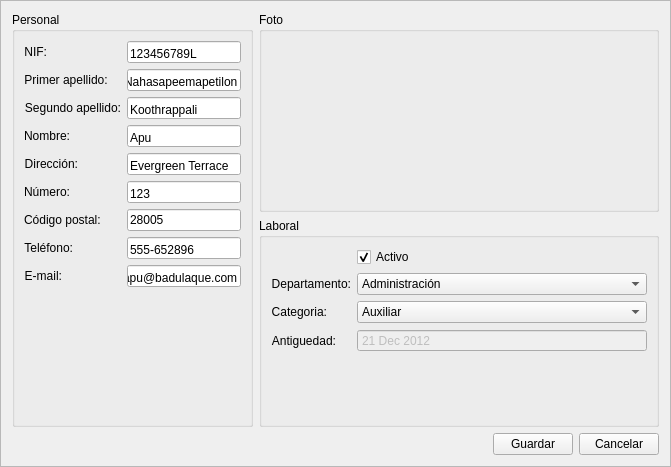
<?xml version="1.0" encoding="UTF-8"?>
<ui version="4.0">
 <class>FEditaEmpleado</class>
 <widget class="QFrame" name="FEditaEmpleado">
  <property name="geometry">
   <rect>
    <x>0</x>
    <y>0</y>
    <width>671</width>
    <height>467</height>
   </rect>
  </property>
  <property name="windowTitle">
   <string>Frame</string>
  </property>
  <property name="frameShape">
   <enum>QFrame::StyledPanel</enum>
  </property>
  <property name="frameShadow">
   <enum>QFrame::Raised</enum>
  </property>
  <layout class="QVBoxLayout" name="verticalLayout_2">
   <item>
    <layout class="QHBoxLayout" name="horizontalLayout_2">
     <item>
      <widget class="QGroupBox" name="groupBox_2">
       <property name="title">
        <string>Personal</string>
       </property>
       <layout class="QFormLayout" name="formLayout">
        <item row="0" column="0">
         <widget class="QLabel" name="label_5">
          <property name="text">
           <string>NIF:</string>
          </property>
          <property name="alignment">
           <set>Qt::AlignRight|Qt::AlignTrailing|Qt::AlignVCenter</set>
          </property>
         </widget>
        </item>
        <item row="0" column="1">
         <widget class="QLineEdit" name="lineEdit_3">
          <property name="text">
           <string>123456789L</string>
          </property>
          <property name="alignment">
           <set>Qt::AlignBottom|Qt::AlignJustify</set>
          </property>
         </widget>
        </item>
        <item row="3" column="0">
         <widget class="QLabel" name="label_4">
          <property name="text">
           <string>Primer apellido: </string>
          </property>
          <property name="alignment">
           <set>Qt::AlignRight|Qt::AlignTrailing|Qt::AlignVCenter</set>
          </property>
         </widget>
        </item>
        <item row="3" column="1">
         <widget class="QLineEdit" name="lineEdit_4">
          <property name="text">
           <string>Nahasapeemapetilon</string>
          </property>
          <property name="alignment">
           <set>Qt::AlignBottom|Qt::AlignJustify</set>
          </property>
         </widget>
        </item>
        <item row="6" column="0">
         <widget class="QLabel" name="label_3">
          <property name="text">
           <string>Segundo apellido:</string>
          </property>
          <property name="alignment">
           <set>Qt::AlignRight|Qt::AlignTrailing|Qt::AlignVCenter</set>
          </property>
         </widget>
        </item>
        <item row="6" column="1">
         <widget class="QLineEdit" name="lineEdit">
          <property name="text">
           <string>Koothrappali</string>
          </property>
          <property name="alignment">
           <set>Qt::AlignBottom|Qt::AlignJustify</set>
          </property>
         </widget>
        </item>
        <item row="9" column="0">
         <widget class="QLabel" name="label">
          <property name="text">
           <string>Nombre:</string>
          </property>
          <property name="alignment">
           <set>Qt::AlignRight|Qt::AlignTrailing|Qt::AlignVCenter</set>
          </property>
         </widget>
        </item>
        <item row="9" column="1">
         <widget class="QLineEdit" name="lineEdit_5">
          <property name="text">
           <string>Apu</string>
          </property>
          <property name="alignment">
           <set>Qt::AlignBottom|Qt::AlignJustify</set>
          </property>
         </widget>
        </item>
        <item row="12" column="0">
         <widget class="QLabel" name="label_2">
          <property name="layoutDirection">
           <enum>Qt::RightToLeft</enum>
          </property>
          <property name="text">
           <string>Dirección:</string>
          </property>
          <property name="alignment">
           <set>Qt::AlignRight|Qt::AlignTrailing|Qt::AlignVCenter</set>
          </property>
         </widget>
        </item>
        <item row="12" column="1">
         <widget class="QLineEdit" name="lineEdit_2">
          <property name="text">
           <string>Evergreen Terrace</string>
          </property>
          <property name="alignment">
           <set>Qt::AlignBottom|Qt::AlignJustify</set>
          </property>
         </widget>
        </item>
        <item row="15" column="0">
         <widget class="QLabel" name="label_6">
          <property name="text">
           <string>Número:</string>
          </property>
          <property name="alignment">
           <set>Qt::AlignRight|Qt::AlignTrailing|Qt::AlignVCenter</set>
          </property>
         </widget>
        </item>
        <item row="15" column="1">
         <widget class="QLineEdit" name="lineEdit_6">
          <property name="text">
           <string>123</string>
          </property>
          <property name="alignment">
           <set>Qt::AlignBottom|Qt::AlignJustify</set>
          </property>
         </widget>
        </item>
        <item row="17" column="1">
         <widget class="QLineEdit" name="lineEdit_7">
          <property name="text">
           <string>28005</string>
          </property>
         </widget>
        </item>
        <item row="18" column="0">
         <widget class="QLabel" name="label_8">
          <property name="text">
           <string>Teléfono:</string>
          </property>
          <property name="alignment">
           <set>Qt::AlignRight|Qt::AlignTrailing|Qt::AlignVCenter</set>
          </property>
         </widget>
        </item>
        <item row="18" column="1">
         <widget class="QLineEdit" name="lineEdit_8">
          <property name="text">
           <string>555-652896</string>
          </property>
          <property name="alignment">
           <set>Qt::AlignBottom|Qt::AlignJustify</set>
          </property>
         </widget>
        </item>
        <item row="21" column="0">
         <widget class="QLabel" name="label_9">
          <property name="text">
           <string>E-mail:</string>
          </property>
          <property name="alignment">
           <set>Qt::AlignRight|Qt::AlignTrailing|Qt::AlignVCenter</set>
          </property>
         </widget>
        </item>
        <item row="21" column="1">
         <widget class="QLineEdit" name="lineEdit_9">
          <property name="text">
           <string>apu@badulaque.com</string>
          </property>
          <property name="alignment">
           <set>Qt::AlignBottom|Qt::AlignJustify</set>
          </property>
         </widget>
        </item>
        <item row="17" column="0">
         <widget class="QLabel" name="label_7">
          <property name="text">
           <string>Código postal:</string>
          </property>
         </widget>
        </item>
       </layout>
      </widget>
     </item>
     <item>
      <layout class="QVBoxLayout" name="verticalLayout">
       <item>
        <widget class="QGroupBox" name="groupBox">
         <property name="sizePolicy">
          <sizepolicy hsizetype="Fixed" vsizetype="Fixed">
           <horstretch>0</horstretch>
           <verstretch>0</verstretch>
          </sizepolicy>
         </property>
         <property name="minimumSize">
          <size>
           <width>400</width>
           <height>200</height>
          </size>
         </property>
         <property name="title">
          <string>Foto</string>
         </property>
         <widget class="QLabel" name="label_25">
          <property name="geometry">
           <rect>
            <x>10</x>
            <y>30</y>
            <width>111</width>
            <height>131</height>
           </rect>
          </property>
          <property name="frameShape">
           <enum>QFrame::NoFrame</enum>
          </property>
          <property name="text">
           <string notr="true"/>
          </property>
          <property name="pixmap">
           <pixmap resource="../appRes.qrc">:/Images/images/Apu.png</pixmap>
          </property>
          <property name="scaledContents">
           <bool>true</bool>
          </property>
          <property name="wordWrap">
           <bool>false</bool>
          </property>
         </widget>
         <zorder>label_25</zorder>
         <zorder>groupBox_3</zorder>
        </widget>
       </item>
       <item>
        <widget class="QGroupBox" name="groupBox_3">
         <property name="title">
          <string>Laboral</string>
         </property>
         <layout class="QFormLayout" name="formLayout_2">
          <item row="0" column="1">
           <widget class="QCheckBox" name="checkBox">
            <property name="text">
             <string>Activo</string>
            </property>
            <property name="checked">
             <bool>true</bool>
            </property>
            <property name="tristate">
             <bool>false</bool>
            </property>
           </widget>
          </item>
          <item row="4" column="0">
           <widget class="QLabel" name="label_12">
            <property name="text">
             <string>Categoria:</string>
            </property>
            <property name="alignment">
             <set>Qt::AlignRight|Qt::AlignTrailing|Qt::AlignVCenter</set>
            </property>
           </widget>
          </item>
          <item row="4" column="1">
           <widget class="QComboBox" name="comboBox_2">
            <item>
             <property name="text">
              <string>Auxiliar</string>
             </property>
            </item>
           </widget>
          </item>
          <item row="5" column="0">
           <widget class="QLabel" name="label_10">
            <property name="text">
             <string>Antiguedad:</string>
            </property>
            <property name="alignment">
             <set>Qt::AlignRight|Qt::AlignTrailing|Qt::AlignVCenter</set>
            </property>
           </widget>
          </item>
          <item row="5" column="1">
           <widget class="QDateEdit" name="dateEdit">
            <property name="enabled">
             <bool>false</bool>
            </property>
            <property name="wrapping">
             <bool>false</bool>
            </property>
            <property name="frame">
             <bool>true</bool>
            </property>
            <property name="readOnly">
             <bool>true</bool>
            </property>
            <property name="buttonSymbols">
             <enum>QAbstractSpinBox::NoButtons</enum>
            </property>
            <property name="date">
             <date>
              <year>2012</year>
              <month>12</month>
              <day>21</day>
             </date>
            </property>
           </widget>
          </item>
          <item row="3" column="0">
           <widget class="QLabel" name="label_11">
            <property name="text">
             <string>Departamento:</string>
            </property>
            <property name="alignment">
             <set>Qt::AlignRight|Qt::AlignTrailing|Qt::AlignVCenter</set>
            </property>
           </widget>
          </item>
          <item row="3" column="1">
           <widget class="QComboBox" name="comboBox">
            <item>
             <property name="text">
              <string>Administración</string>
             </property>
            </item>
           </widget>
          </item>
         </layout>
        </widget>
       </item>
      </layout>
     </item>
    </layout>
   </item>
   <item>
    <layout class="QHBoxLayout" name="horizontalLayout">
     <item>
      <spacer name="horizontalSpacer">
       <property name="orientation">
        <enum>Qt::Horizontal</enum>
       </property>
       <property name="sizeHint" stdset="0">
        <size>
         <width>388</width>
         <height>20</height>
        </size>
       </property>
      </spacer>
     </item>
     <item>
      <widget class="QPushButton" name="pushButton">
       <property name="text">
        <string>Guardar</string>
       </property>
      </widget>
     </item>
     <item>
      <widget class="QPushButton" name="pushButton_2">
       <property name="text">
        <string>Cancelar</string>
       </property>
      </widget>
     </item>
    </layout>
   </item>
  </layout>
  <zorder>layoutWidget</zorder>
  <zorder>groupBox</zorder>
  <zorder>groupBox_2</zorder>
  <zorder>groupBox_3</zorder>
  <zorder>horizontalSpacer</zorder>
 </widget>
 <resources>
  <include location="../appRes.qrc"/>
 </resources>
 <connections/>
</ui>
